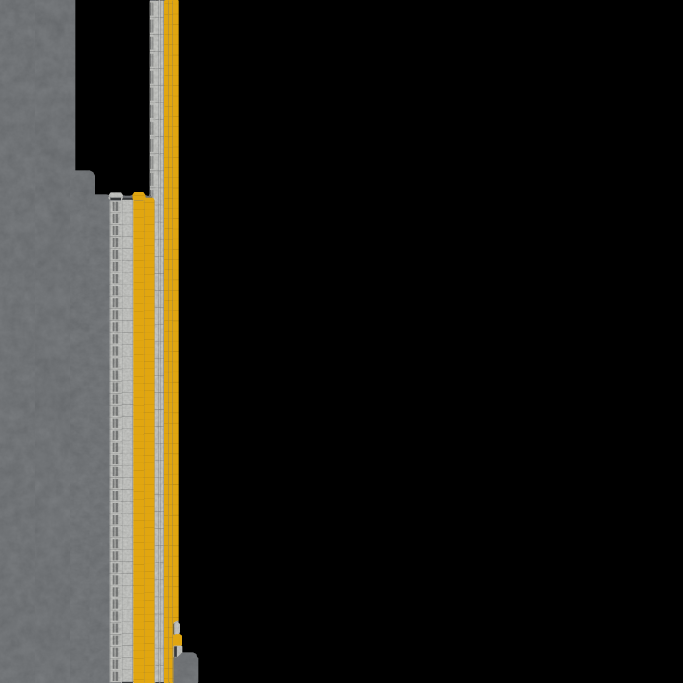
#> input picture model/platform_edge_albedo.png, 2048 x 2048 px (shown at 1/3 size); its folder holds 3 pictures in this run
$ python gen_models.py
#> lines starting #> are read from the running program, lines starting #| are printed output that depends on the picture
#!/usr/bin/env python3
"""Generates the custom Japanese-style platform model (mesh, materials, textures, .mdl).

Writes jpst_station/content/stations/jpst/perron/. The pedestrian-lane metadata is copied from the vanilla
era-C perron_5.mdl, so the game must be installed. Meshes use the TF3 .msh/.msh.blob format (little-endian
floats; every offset and count is in bytes; one uint32 index list per attribute and submesh).
"""
import math
import re
import struct
import sys
import zipfile
from pathlib import Path

sys.path.insert(0, str(Path(__file__).resolve().parent))
import fbx_read

ROOT = Path(__file__).resolve().parent.parent
OUT = ROOT / "jpst_station/content/stations/jpst/perron"
GAME = Path.home() / "Library/Application Support/Steam/steamapps/common/Transport Fever 3/base/content"

LENGTH = 40.0
HALF = 2.5          # half width of the platform (same envelope as the vanilla perron_5)
TOP = 1.1           # platform surface height above the track bed
EDGE = 0.4          # bright concrete strip between the platform edge and the tactile paving
BLOCK = 0.3         # tactile paving width (JIS T 9251 guideline: about 30 cm)
EDGE_FBX = ROOT / "model/platform_edge.fbx"   # hand-made edge piece (20 m, outer lip at y=-0.6, inner side y=0)
BASE_FBX = ROOT / "model/platform_base.fbx"   # hand-made platform body (20 m x 4 m, top at z=1.1)
BASE_W = 4.0
ROOF_FBX = ROOT / "model/platform_roof.fbx"   # hand-made roof slab (20 m x 5 m, z 4.1..4.78)
SIGN_SETS = ("", "_tokyu")   # model/{sign_hang,track_sign_hang}{suffix}.fbx; same layout in every set
SIGN_FBX = ROOT / "model/sign_hang.fbx"   # hanging station-name sign, origin at the top of the rod (z -2.2..0)
PILLAR_FBX = ROOT / "model/roof_pillar.fbx"   # one pair of columns, foot at z=0 (placed on the platform floor)
PILLAR_XS = (0.0, 20.0, 40.0)   # 20 m spacing, clear of the stairwells (x 10.5-15, 25-29.5); cell ends are shared
EDGE_PIECE_L = 20.0
EDGE_PIECE_W = 0.6
FLOOR_TILE = 1.2    # floor texture repeat (m)
EDGE_TILE = 1.0     # concrete texture repeat (m)


# ---------------------------------------------------------------- textures

def write_tga(path, w, h, rows):
    """rows[y][x] = (r, g, b); 24 bit uncompressed, top-left origin."""
    path.parent.mkdir(parents=True, exist_ok=True)
    hdr = struct.pack("<BBBHHBHHHHBB", 0, 0, 2, 0, 0, 0, 0, 0, w, h, 24, 0x20)
    data = bytearray()
    for row in rows:
        for r, g, b in row:
            data += bytes((b, g, r))
    path.write_bytes(hdr + bytes(data))


def normal_from_height(hmap, strength):
    n = len(hmap)
    rows = []
    for y in range(n):
        row = []
        for x in range(n):
            dx = hmap[y][(x + 1) % n] - hmap[y][(x - 1) % n]
            dy = hmap[(y + 1) % n][x] - hmap[(y - 1) % n][x]
            nx, ny, nz = -dx * strength, -dy * strength, 1.0
            l = math.sqrt(nx * nx + ny * ny + nz * nz)
            row.append(tuple(int(round((c / l * 0.5 + 0.5) * 255)) for c in (nx, ny, nz)))
        rows.append(row)
    return rows


def hash01(a, b):
    v = (a * 73856093) ^ (b * 19349663)
    v = (v * 2654435761) & 0xFFFFFFFF
    return ((v >> 8) & 0xFFFF) / 65535.0


def tex_floor(n=128):
    """2x2 concrete pavers, a few percent of shade variation, dark joints."""
#> called with n = 128
    alb, hm, mga = [], [], []
    half = n // 2
    for y in range(n):
        ra, rh, rm = [], [], []
        for x in range(n):
            tx, ty = x % half, y % half
            joint = tx < 2 or ty < 2
            shade = 0.9 + 0.1 * hash01(x // half, y // half)
            c = int((150 if not joint else 95) * shade)
            ra.append((c, c, c - 2))
            rh.append(0.0 if joint else 1.0)
            rm.append((0, 70, 255))
        alb.append(ra)
        hm.append(rh)
        mga.append(rm)
    return alb, normal_from_height(hm, 1.5), mga


def tex_edge(n=64):
#> called with n = 64
    alb, hm, mga = [], [], []
    for y in range(n):
        ra, rh, rm = [], [], []
        for x in range(n):
            c = 205 + int(12 * hash01(x, y))
            ra.append((c, c, c - 4))
            rh.append(0.0)
            rm.append((0, 60, 255))
        alb.append(ra)
        hm.append(rh)
        mga.append(rm)
    return alb, normal_from_height(hm, 1.0), mga


def tex_yellow(n=64):
    """One 30 cm x 30 cm block: u across (outer -> inner), v along the platform.
    Dotted paving over the outer 0.75 of the width plus a continuous bar on the inner side (内方線付き点状ブロック)."""
#> called with n = 64
    alb, hm, mga = [], [], []
    pitch = n // 4
    for y in range(n):
        ra, rh, rm = [], [], []
        for x in range(n):
            height = 0.0
            if x < 48:
                cx, cy = (x // 16) * 16 + 8, (y // pitch) * pitch + pitch // 2
                d = math.hypot(x - cx, y - cy)
                if d < 5.5:
                    height = math.cos(d / 5.5 * math.pi / 2) ** 0.5
            elif 52 <= x <= 59:
                height = 0.8
            base = (236, 190, 20)
            c = tuple(min(255, int(v * (0.86 + 0.14 * height))) for v in base)
            ra.append(c)
            rh.append(height)
            rm.append((0, 90, 255))
        alb.append(ra)
        hm.append(rh)
        mga.append(rm)
    return alb, normal_from_height(hm, 4.0), mga


def _png_set(paths):
    from PIL import Image

    def rows(img):
        w, h = img.size
        px = img.load()
        return [[px[x, y] for x in range(w)] for y in range(h)]
    alb = Image.open(paths[0]).convert("RGB")
#> alb is the input picture: PIL image 2048x2048 RGB; mean R, G, B 33.3, 31.3, 25.4
    nrm = Image.open(paths[1]).convert("RGB")
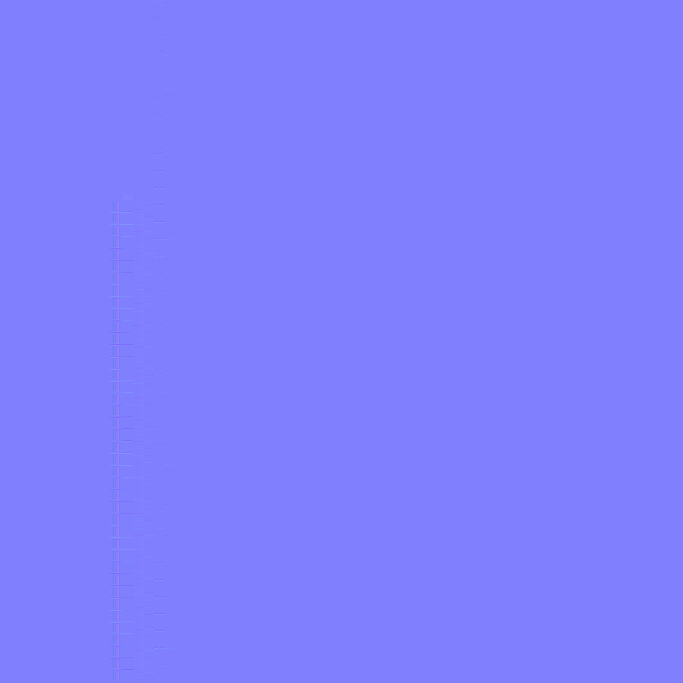
#> input picture model/platform_edge_normal.png, 2048 x 2048 px (shown at 1/3 size)
#> nrm is the input picture: PIL image 2048x2048 RGB; mean R, G, B 128, 128, 254.9
    rgh = Image.open(paths[2]).convert("L").resize(alb.size)
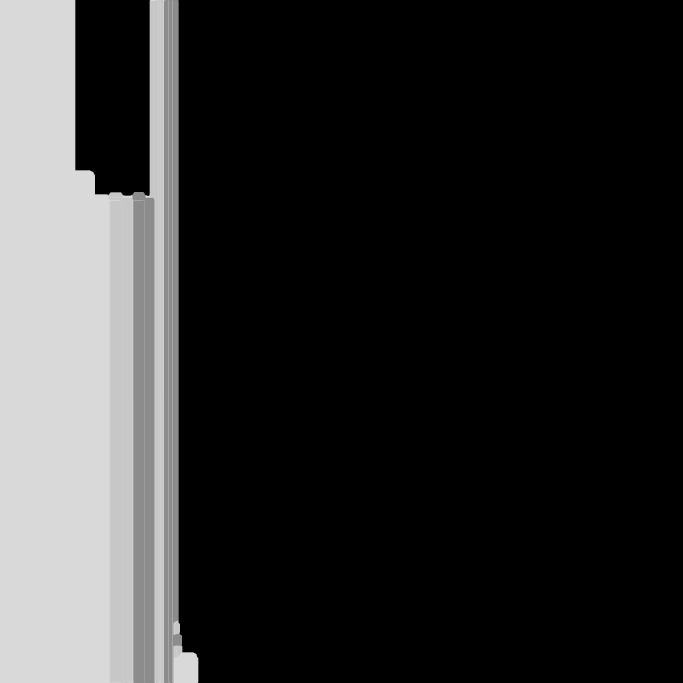
#> input picture model/platform_edge_roughness.png, 2048 x 2048 px (shown at 1/3 size)
    rp = rgh.load()
    w, h = alb.size
#> w = 2048; h = 2048
    mga = [[(0, 255 - rp[x, y], 255) for x in range(w)] for y in range(h)]
#> mga = 2048 items
    return rows(alb), rows(nrm), mga


def tex_edge_piece():
    """Textures from model/platform_edge_{albedo,normal,roughness}.png; plain concrete until the files exist."""
    paths = [ROOT / f"model/platform_edge_{k}.png" for k in ("albedo", "normal", "roughness")]
    return _png_set(paths) if all(q.exists() for q in paths) else tex_edge()


def tex_base_piece():
    """Same as tex_edge_piece for model/platform_base_*.png; falls back to the generic platform floor."""
    paths = [ROOT / f"model/platform_base_{k}.png" for k in ("albedo", "normal", "roughness")]
#> paths = 3 items
    if not all(q.exists() for q in paths):
        return tex_floor()
    return _png_set(paths)


def write_texture_set(name, tex):
    alb, nrm, mga = tex
    d = OUT / "mat/tex"
    write_tga(d / f"{name}_albedo.tga", len(alb[0]), len(alb), alb)
    write_tga(d / f"{name}_normal.tga", len(nrm[0]), len(nrm), nrm)
    write_tga(d / f"{name}_mga.tga", len(mga[0]), len(mga), mga)


MTL = """function data()
return {
	__version = "",
	order = 0,
	params = {
		light_receiver = {
			fragmentProperties = {
				{
					isLegacyMaterial = false,
					lightMask = 2,
				},
			},
		},
		map_albedo = {
			fragmentSamplers = {
				albedoTex = {
					fileName = "tex/%(n)s_albedo.tga",
					type = "TWOD",
					wrapS = "REPEAT",
					wrapT = "REPEAT",
				},
			},
		},
		map_metal_gloss_ao = {
			fragmentSamplers = {
				metalGlossAoTex = {
					fileName = "tex/%(n)s_mga.tga",
					type = "TWOD",
					wrapS = "REPEAT",
					wrapT = "REPEAT",
				},
			},
		},
		map_normal = {
			fragmentSamplers = {
				normalTex = {
					fileName = "tex/%(n)s_normal.tga",
					redGreen = true,
					type = "TWOD",
					wrapS = "REPEAT",
					wrapT = "REPEAT",
				},
			},
		},
		texcoord_scale = {
			fragmentProperties = {
				{
					texCoordScale = 1,
				},
			},
		},
	},
	type = "PHYSICAL_NRML_MAP",
}
end
"""


# ---------------------------------------------------------------- mesh

class Mesh:
    def __init__(self):
        self.pos, self.uv, self.nrm, self.tan = [], [], [], []
        self.subs = []  # list of index lists (one per submesh)

    def submesh(self):
        self.subs.append([])

    def quad(self, p, uv, normal, tangent):
        """p: 4 corners counter-clockwise seen from the normal side; uv: 4 pairs."""
        base = len(self.pos)
        for i in range(4):
            self.pos.append(p[i])
            self.uv.append(uv[i])
            self.nrm.append(normal)
            self.tan.append(tangent + (1.0,))
        self.subs[-1] += [base, base + 1, base + 2, base, base + 2, base + 3]

    def write(self, mshpath):
        blob = bytearray()
        attrs = {}
        for name, data, comp in (("position", self.pos, 3), ("uv0", self.uv, 2),
                                 ("normal", self.nrm, 3), ("tangent", self.tan, 4)):
            off = len(blob)
            for item in data:
                blob += struct.pack("<%df" % comp, *item)
            attrs[name] = (off, len(blob) - off, comp)
        sub_text = []
        for idx in self.subs:
            lists = {}
            for name in ("position", "uv0", "normal", "tangent"):
                off = len(blob)
                blob += struct.pack("<%dI" % len(idx), *idx)
                lists[name] = (off, len(idx) * 4)
            sub_text.append(lists)
        out = ["function data()", "return {", "\tsubMeshes = {"]
        for lists in sub_text:
            out.append("\t\t{\n\t\t\tindices = {")
            for name, (off, size) in sorted(lists.items()):
                out.append(f"\t\t\t\t{name} = {{ count = {size}, offset = {off}, }},")
            out.append("\t\t\t},\n\t\t},")
        out.append("\t},\n\tvertexAttr = {")
        for name, (off, size, comp) in sorted(attrs.items()):
            out.append(f"\t\t{name} = {{ count = {size}, numComp = {comp}, offset = {off}, }},")
        out.append("\t},\n}\nend\n")
        mshpath.parent.mkdir(parents=True, exist_ok=True)
        mshpath.write_text("\n".join(out))
        Path(str(mshpath) + ".blob").write_bytes(bytes(blob))


HOLE_W = 1.1        # half width of a stairwell opening
HOLE_L = 4.5        # length of a stairwell opening
HOLE_X = (10.5, 25.0)  # start of the two openings (each descends toward the cell centre, x = LENGTH / 2)
STEPS = 8
STEP_DROP = 0.13


# [31 lines left out: function stair_well, not called in this run]


# Which platform edges face a track: (mesh +y, mesh -y). The edge without a track gets no concrete strip
# and no tactile paving. Models for the other combinations carry a suffix.
SIDE_SUFFIX = {(True, True): "", (True, False): "_p", (False, True): "_m", (False, False): "_n"}


# ---------------------------------------------------------------- imported edge piece

def load_edge_piece(path=EDGE_FBX):
    """Triangles ((pos, uv) x3) of an FBX piece, or None when the file is missing."""
    if not path.exists():
        return None
    g = fbx_read.geometries(str(path))[0]
    uvs, uvidx = g["uvl"]
    tris, k = [], 0
    for poly in g["polys"]:
        corners = []
        for vi in poly:
            u = uvidx[k] if uvidx else k
            corners.append((g["pos"][vi], (uvs[2 * u], uvs[2 * u + 1])))
            k += 1
        for i in range(1, len(corners) - 1):
            tris.append((corners[0], corners[i], corners[i + 1]))
    return tris


def add_edge_piece(m, tris, cx, side, H):
    """Adds one copy of the edge piece centred at x=cx on the +y (side=1) or -y (side=-1) platform edge."""
    add_piece(m, tris, cx, lambda y: (H - EDGE_PIECE_W - y) if side == 1 else (-H + EDGE_PIECE_W + y), side == 1)


# [98 lines left out: functions _clip, _minus_rect, add_piece, build_roof_mesh, build_sign_mesh, not called in this run]


def tex_sign(prefix="sign_hang"):
    paths = [ROOT / f"model/{prefix}_{k}.png" for k in ("albedo", "normal", "roughness")]
    return _png_set(paths)


# [86 lines left out: functions build_sign_mdl, track_sign_labels, _sign_mdl_template, not called in this run]


def tex_roof():
    paths = [ROOT / f"model/roof_{k}.png" for k in ("albedo", "normal", "roughness")]
    return _png_set(paths) if all(q.exists() for q in paths) else tex_floor()


def build_platform_mesh(stairs=False, half=HALF, yc=0.0, sides=(True, True)):
    m = Mesh()
    L, H, T = LENGTH, half, TOP
    ye = H - EDGE            # inner limit of the bright concrete strip
    yb = ye - BLOCK          # inner limit of the tactile paving
    edge_tris = load_edge_piece()
    if edge_tris:
        top = H - EDGE_PIECE_W if sides[0] else H
        bot = -(H - EDGE_PIECE_W) if sides[1] else -H
    else:
        top = yb if sides[0] else H
        bot = -yb if sides[1] else -H

    base_tris = load_edge_piece(BASE_FBX) if edge_tris else None
    # 0: floor
    m.submesh()

    def floor(xa, xb, ya, yb_):
        m.quad([(xa, ya, T), (xb, ya, T), (xb, yb_, T), (xa, yb_, T)],
               [(xa / FLOOR_TILE, ya / FLOOR_TILE), (xb / FLOOR_TILE, ya / FLOOR_TILE),
                (xb / FLOOR_TILE, yb_ / FLOOR_TILE), (xa / FLOOR_TILE, yb_ / FLOOR_TILE)], (0, 0, 1), (1, 0, 0))
    if base_tris:
        m.quad([(0, 0, 0), (0.1, 0, 0), (0.1, 0.1, 0), (0, 0.1, 0)], [(0, 0)] * 4, (0, 0, 1), (1, 0, 0))
    elif stairs:
        cur = 0.0
        for hx in HOLE_X:
            floor(cur, hx, bot, top)
            floor(hx, hx + HOLE_L, yc + HOLE_W, top)
            floor(hx, hx + HOLE_L, bot, yc - HOLE_W)
            cur = hx + HOLE_L
        floor(cur, L, bot, top)
    else:
        floor(0, L, bot, top)
    # 1: bright concrete strips on both edges + both side walls
    m.submesh()
    for s in (1, -1):
        if not sides[0 if s == 1 else 1] or edge_tris:
            continue
        y0, y1 = (ye, H) if s == 1 else (-H, -ye)
        m.quad([(0, y0, T), (L, y0, T), (L, y1, T), (0, y1, T)],
               [(0, y0 / EDGE_TILE), (L / EDGE_TILE, y0 / EDGE_TILE),
                (L / EDGE_TILE, y1 / EDGE_TILE), (0, y1 / EDGE_TILE)], (0, 0, 1), (1, 0, 0))
    if not (edge_tris and sides[0]):
        m.quad([(L, H, 0), (0, H, 0), (0, H, T), (L, H, T)],
               [(0, 0), (L / EDGE_TILE, 0), (L / EDGE_TILE, T / EDGE_TILE), (0, T / EDGE_TILE)], (0, 1, 0), (-1, 0, 0))
    if not (edge_tris and sides[1]):
        m.quad([(0, -H, 0), (L, -H, 0), (L, -H, T), (0, -H, T)],
               [(0, 0), (L / EDGE_TILE, 0), (L / EDGE_TILE, T / EDGE_TILE), (0, T / EDGE_TILE)], (0, -1, 0), (1, 0, 0))
    if edge_tris and all(sides):
        m.quad([(0, 0, 0), (0.1, 0, 0), (0.1, 0.1, 0), (0, 0.1, 0)], [(0, 0)] * 4, (0, 0, 1), (1, 0, 0))
    # 2: tactile paving; u runs from the outer edge to the platform inside, v along x
    m.submesh()
    n = L / BLOCK
    if edge_tris:
        sides_t = (False, False)
    else:
        sides_t = sides
    if sides_t[0]:
        m.quad([(0, yb, T), (L, yb, T), (L, ye, T), (0, ye, T)],
               [(1, 0), (1, n), (0, n), (0, 0)], (0, 0, 1), (0, -1, 0))
    if sides_t[1]:
        m.quad([(0, -ye, T), (L, -ye, T), (L, -yb, T), (0, -yb, T)],
               [(0, 0), (0, n), (1, n), (1, 0)], (0, 0, 1), (0, 1, 0))
    if not any(sides_t):
        # keep the submesh non-empty; the quad is buried inside the platform
        m.quad([(0, 0, 0), (0.1, 0, 0), (0.1, 0.1, 0), (0, 0.1, 0)], [(0, 0)] * 4, (0, 0, 1), (1, 0, 0))
    if edge_tris:
        # 3: the hand-made edge piece (outer lip, bright strip and tactile paving), two 20 m copies per side
        m.submesh()
        for side in (1, -1):
            if sides[0 if side == 1 else 1]:
                for cx in (EDGE_PIECE_L / 2, L - EDGE_PIECE_L / 2):
                    add_edge_piece(m, edge_tris, cx, side, H)
        if not m.subs[-1]:
            m.quad([(0, 0, 0), (0.1, 0, 0), (0.1, 0.1, 0), (0, 0.1, 0)], [(0, 0)] * 4, (0, 0, 1), (1, 0, 0))
    if edge_tris and BASE_FBX.exists():
        # 4: the hand-made body, squeezed in y to fill the space between the edge pieces (stairwell openings are cut out)
        m.submesh()
        k, mid = (top - bot) / BASE_W, (top + bot) / 2
        holes = [(hx, hx + HOLE_L, yc - HOLE_W, yc + HOLE_W) for hx in HOLE_X] if stairs else []
        for cx in (EDGE_PIECE_L / 2, L - EDGE_PIECE_L / 2):
            if base_tris:
                add_piece(m, base_tris, cx, lambda y: mid + y * k, False, holes)
        if not base_tris:
            m.quad([(0, 0, 0), (0.1, 0, 0), (0.1, 0.1, 0), (0, 0.1, 0)], [(0, 0)] * 4, (0, 0, 1), (1, 0, 0))
    return m


RAIL_H = 0.95       # handrail height above the floor
WALL_H = 0.4        # solid kerb under the handrail (also makes the module easy to pick)
WALL_T = 0.12


# [81 lines left out: functions box, railing, build_stairwell_mesh, build_stairwell_mdl, not called in this run]


def vanilla_mdl(name="perron_5"):
    with zipfile.ZipFile(GAME / "stations/rail.zip") as z:
        return z.read(f"rail/era_c/{name}.mdl").decode()


# [24 lines left out: function build_mdl, not called in this run]


DECK_THICK = 0.8    # concourse / deck slab thickness


def tex_concourse(n=64):
    """Plain light-grey floor with soft speckle (the slab is stretched, so no joints)."""
#> called with n = 64
    alb, hm, mga = [], [], []
    for y in range(n):
        ra, rh, rm = [], [], []
        for x in range(n):
            c = 178 + int(14 * hash01(x, y)) + int(6 * hash01(x // 4, y // 4))
            ra.append((c, c, c - 3))
            rh.append(0.0)
            rm.append((0, 55, 255))
        alb.append(ra)
        hm.append(rh)
        mga.append(rm)
    return alb, normal_from_height(hm, 1.0), mga


# [111 lines left out: functions build_deck_mesh, build_deck_mdl, build_gate_mesh, build_gate_mdl, not called in this run]


DOOR_Y = 0.1        # inset of the door line from the platform edge
DOOR_H = 1.5        # door height above the platform surface
DOOR_PERIOD = 4.0   # one panel (2.8 m) plus one opening (1.2 m)


def tex_pdoor(n=32):
#> called with n = 32
    alb, hm, mga = [], [], []
    for y in range(n):
        ra, rh, rm = [], [], []
        for x in range(n):
            c = 52 + int(8 * hash01(x, y))
            ra.append((c, c + 6, c + 14))
            rh.append(0.0)
            rm.append((140, 200, 255))
        alb.append(ra)
        hm.append(rh)
        mga.append(rm)
    return alb, normal_from_height(hm, 0.5), mga


# [61 lines left out: functions build_pdoor_mesh, build_pdoor_mdl, not called in this run]


def main():
    OUT.mkdir(parents=True, exist_ok=True)
    textures = {"jpst_platform_floor": tex_floor(), "jpst_platform_edge": tex_edge(),
                "jpst_platform_tactile": tex_yellow(),
                "jpst_platform_edge_jp": tex_edge_piece(),
                "jpst_platform_base_jp": tex_base_piece(),
                **({"jpst_roof_jp": tex_roof()} if ROOF_FBX.exists() else {}),
                **{f"jpst_{n}{suf}": tex_sign(f"{n}{suf}") for suf in SIGN_SETS for n in ("sign_hang", "track_sign_hang")
                   if (ROOT / f"model/{n}{suf}.fbx").exists()},
                "jpst_concourse_floor": tex_concourse(),
                "jpst_pdoor": tex_pdoor()}
    for name, tex in textures.items():
        write_texture_set(name, tex)
        (OUT / f"mat/{name}.mtl").write_text(MTL % {"n": name})
    mt = ["jpst_platform_floor", "jpst_platform_edge", "jpst_platform_tactile"]
    if EDGE_FBX.exists():
        mt.append("jpst_platform_edge_jp")
        if BASE_FBX.exists():
            mt.append("jpst_platform_base_jp")
    for sides, suf in SIDE_SUFFIX.items():
        build_platform_mesh(sides=sides).write(OUT / f"msh/jpst_perron_5{suf}_lod0.msh")
        (OUT / f"jpst_perron_5{suf}.mdl").write_text(
            build_mdl(vanilla_mdl(), mt, f"jpst_perron_5{suf}_lod0") if suf else build_mdl(vanilla_mdl(), mt))
    # script x = -mesh y, so the stairs half of a 10 m platform (script x = -2.5) is at mesh y = +2.5
    for name, vname, stairs, half, yc in (
            ("jpst_perron_5_underpass", "perron_5", True, HALF, 0.0),
            ("jpst_perron_10", "perron_10", False, 5.0, 0.0),
            ("jpst_perron_10_underpass", "perron_10", True, 5.0, 2.5)):
        for sides, suf in SIDE_SUFFIX.items():
            build_platform_mesh(stairs, half, yc, sides).write(OUT / f"msh/{name}{suf}_lod0.msh")
            (OUT / f"{name}{suf}.mdl").write_text(build_mdl(
                vanilla_mdl(vname), mt, f"{name}{suf}_lod0", vname))
    build_stairwell_mesh().write(OUT / "msh/jpst_stairwell_lod0.msh")
    (OUT / "jpst_stairwell.mdl").write_text(build_stairwell_mdl("jpst_platform_edge"))
    build_deck_mesh().write(OUT / "msh/jpst_deck_lod0.msh")
    (OUT / "jpst_deck.mdl").write_text(build_deck_mdl())
    build_gate_mesh().write(OUT / "msh/jpst_gate_lod0.msh")
    (OUT / "jpst_gate.mdl").write_text(build_gate_mdl())
    for name, half in (("jpst_pdoor_5", HALF), ("jpst_pdoor_10", 5.0)):
        for sides, suf in SIDE_SUFFIX.items():
            if not any(sides):
                continue
            build_pdoor_mesh(half, sides).write(OUT / f"msh/{name}{suf}_lod0.msh")
            (OUT / f"{name}{suf}.mdl").write_text(build_pdoor_mdl(name + suf, half, sides))
    if ROOF_FBX.exists():
        build_roof_mesh().write(OUT / "msh/jpst_roof_jp_lod0.msh")
        (OUT / "jpst_roof_jp.mdl").write_text(build_mdl(vanilla_mdl(), ["jpst_roof_jp"], "jpst_roof_jp_lod0"))
    for suf in SIGN_SETS:
        for n, half, labels in (("sign_hang", 0.9, None), ("track_sign_hang", 0.3, track_sign_labels())):
            fbx = ROOT / f"model/{n}{suf}.fbx"
            if fbx.exists():
                build_sign_mesh(fbx).write(OUT / f"msh/jpst_{n}{suf}_lod0.msh")
                (OUT / f"jpst_{n}{suf}.mdl").write_text(build_sign_mdl(f"jpst_{n}{suf}", half, labels))
    print("written", OUT)


if __name__ == "__main__":
#> (the run stopped early here; a loop or call above may not have finished)
